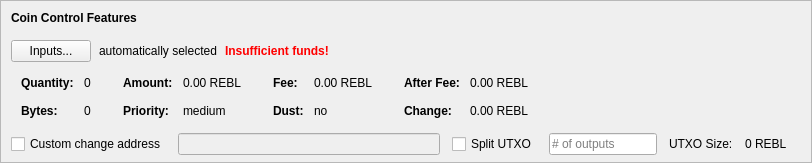
    <widget class="QFrame" name="frameCoinControl">
     <property name="sizePolicy">
      <sizepolicy hsizetype="Expanding" vsizetype="Expanding">
       <horstretch>0</horstretch>
       <verstretch>0</verstretch>
      </sizepolicy>
     </property>
     <property name="maximumSize">
      <size>
       <width>16777215</width>
       <height>16777215</height>
      </size>
     </property>
     <property name="frameShape">
      <enum>QFrame::StyledPanel</enum>
     </property>
     <property name="frameShadow">
      <enum>QFrame::Sunken</enum>
     </property>
     <layout class="QVBoxLayout" name="verticalLayoutCoinControl2">
      <property name="spacing">
       <number>0</number>
      </property>
      <property name="leftMargin">
       <number>0</number>
      </property>
      <property name="topMargin">
       <number>0</number>
      </property>
      <property name="rightMargin">
       <number>0</number>
      </property>
      <property name="bottomMargin">
       <number>6</number>
      </property>
      <item>
       <layout class="QVBoxLayout" name="verticalLayoutCoinControl" stretch="0,0,0,0,1">
        <property name="spacing">
         <number>0</number>
        </property>
        <property name="leftMargin">
         <number>10</number>
        </property>
        <property name="topMargin">
         <number>10</number>
        </property>
        <item>
         <layout class="QHBoxLayout" name="horizontalLayoutCoinControl1">
          <property name="bottomMargin">
           <number>15</number>
          </property>
          <item>
           <widget class="QLabel" name="labelCoinControlFeatures">
            <property name="sizePolicy">
             <sizepolicy hsizetype="Preferred" vsizetype="Maximum">
              <horstretch>0</horstretch>
              <verstretch>0</verstretch>
             </sizepolicy>
            </property>
            <property name="font">
             <font>
              <weight>75</weight>
              <bold>true</bold>
             </font>
            </property>
            <property name="styleSheet">
             <string notr="true">font-weight:bold;</string>
            </property>
            <property name="text">
             <string>Coin Control Features</string>
            </property>
           </widget>
          </item>
         </layout>
        </item>
        <item>
         <layout class="QHBoxLayout" name="horizontalLayoutCoinControl2" stretch="0,0,0,0">
          <property name="spacing">
           <number>8</number>
          </property>
          <property name="bottomMargin">
           <number>10</number>
          </property>
          <item>
           <widget class="QPushButton" name="pushButtonCoinControl">
            <property name="styleSheet">
             <string notr="true"/>
            </property>
            <property name="text">
             <string>Inputs...</string>
            </property>
            <property name="autoDefault">
             <bool>false</bool>
            </property>
           </widget>
          </item>
          <item>
           <widget class="QLabel" name="labelCoinControlAutomaticallySelected">
            <property name="text">
             <string>automatically selected</string>
            </property>
            <property name="margin">
             <number>5</number>
            </property>
           </widget>
          </item>
          <item>
           <widget class="QLabel" name="labelCoinControlInsuffFunds">
            <property name="font">
             <font>
              <weight>75</weight>
              <bold>true</bold>
             </font>
            </property>
            <property name="styleSheet">
             <string notr="true">color:red;font-weight:bold;</string>
            </property>
            <property name="text">
             <string>Insufficient funds!</string>
            </property>
            <property name="margin">
             <number>5</number>
            </property>
           </widget>
          </item>
          <item>
           <spacer name="horizontalSpacerCoinControl">
            <property name="orientation">
             <enum>Qt::Horizontal</enum>
            </property>
            <property name="sizeHint" stdset="0">
             <size>
              <width>40</width>
              <height>1</height>
             </size>
            </property>
           </spacer>
          </item>
         </layout>
        </item>
        <item>
         <widget class="QWidget" name="widgetCoinControl" native="true">
          <property name="sizePolicy">
           <sizepolicy hsizetype="Preferred" vsizetype="Preferred">
            <horstretch>0</horstretch>
            <verstretch>0</verstretch>
           </sizepolicy>
          </property>
          <property name="minimumSize">
           <size>
            <width>0</width>
            <height>0</height>
           </size>
          </property>
          <property name="styleSheet">
           <string notr="true"/>
          </property>
          <layout class="QHBoxLayout" name="horizontalLayoutCoinControl5">
           <property name="leftMargin">
            <number>0</number>
           </property>
           <property name="topMargin">
            <number>0</number>
           </property>
           <property name="rightMargin">
            <number>0</number>
           </property>
           <property name="bottomMargin">
            <number>0</number>
           </property>
           <item>
            <layout class="QHBoxLayout" name="horizontalLayoutCoinControl3" stretch="0,0,0,1">
             <property name="spacing">
              <number>20</number>
             </property>
             <property name="topMargin">
              <number>0</number>
             </property>
             <property name="bottomMargin">
              <number>10</number>
             </property>
             <item>
              <layout class="QFormLayout" name="formLayoutCoinControl1">
               <property name="horizontalSpacing">
                <number>10</number>
               </property>
               <property name="verticalSpacing">
                <number>14</number>
               </property>
               <property name="leftMargin">
                <number>10</number>
               </property>
               <property name="topMargin">
                <number>4</number>
               </property>
               <property name="rightMargin">
                <number>6</number>
               </property>
               <item row="0" column="0">
                <widget class="QLabel" name="labelCoinControlQuantityText">
                 <property name="font">
                  <font>
                   <weight>75</weight>
                   <bold>true</bold>
                  </font>
                 </property>
                 <property name="text">
                  <string>Quantity:</string>
                 </property>
                 <property name="margin">
                  <number>0</number>
                 </property>
                </widget>
               </item>
               <item row="0" column="1">
                <widget class="QLabel" name="labelCoinControlQuantity">
                 <property name="cursor">
                  <cursorShape>IBeamCursor</cursorShape>
                 </property>
                 <property name="contextMenuPolicy">
                  <enum>Qt::ActionsContextMenu</enum>
                 </property>
                 <property name="text">
                  <string notr="true">0</string>
                 </property>
                 <property name="margin">
                  <number>0</number>
                 </property>
                 <property name="textInteractionFlags">
                  <set>Qt::LinksAccessibleByMouse|Qt::TextSelectableByKeyboard|Qt::TextSelectableByMouse</set>
                 </property>
                </widget>
               </item>
               <item row="1" column="0">
                <widget class="QLabel" name="labelCoinControlBytesText">
                 <property name="font">
                  <font>
                   <weight>75</weight>
                   <bold>true</bold>
                  </font>
                 </property>
                 <property name="text">
                  <string>Bytes:</string>
                 </property>
                </widget>
               </item>
               <item row="1" column="1">
                <widget class="QLabel" name="labelCoinControlBytes">
                 <property name="cursor">
                  <cursorShape>IBeamCursor</cursorShape>
                 </property>
                 <property name="contextMenuPolicy">
                  <enum>Qt::ActionsContextMenu</enum>
                 </property>
                 <property name="text">
                  <string notr="true">0</string>
                 </property>
                 <property name="textInteractionFlags">
                  <set>Qt::LinksAccessibleByMouse|Qt::TextSelectableByKeyboard|Qt::TextSelectableByMouse</set>
                 </property>
                </widget>
               </item>
              </layout>
             </item>
             <item>
              <layout class="QFormLayout" name="formLayoutCoinControl2">
               <property name="horizontalSpacing">
                <number>10</number>
               </property>
               <property name="verticalSpacing">
                <number>14</number>
               </property>
               <property name="leftMargin">
                <number>6</number>
               </property>
               <property name="topMargin">
                <number>4</number>
               </property>
               <property name="rightMargin">
                <number>6</number>
               </property>
               <item row="0" column="0">
                <widget class="QLabel" name="labelCoinControlAmountText">
                 <property name="font">
                  <font>
                   <weight>75</weight>
                   <bold>true</bold>
                  </font>
                 </property>
                 <property name="text">
                  <string>Amount:</string>
                 </property>
                 <property name="margin">
                  <number>0</number>
                 </property>
                </widget>
               </item>
               <item row="0" column="1">
                <widget class="QLabel" name="labelCoinControlAmount">
                 <property name="cursor">
                  <cursorShape>IBeamCursor</cursorShape>
                 </property>
                 <property name="contextMenuPolicy">
                  <enum>Qt::ActionsContextMenu</enum>
                 </property>
                 <property name="text">
                  <string notr="true">0.00 REBL</string>
                 </property>
                 <property name="textInteractionFlags">
                  <set>Qt::LinksAccessibleByMouse|Qt::TextSelectableByKeyboard|Qt::TextSelectableByMouse</set>
                 </property>
                </widget>
               </item>
               <item row="1" column="0">
                <widget class="QLabel" name="labelCoinControlPriorityText">
                 <property name="font">
                  <font>
                   <weight>75</weight>
                   <bold>true</bold>
                  </font>
                 </property>
                 <property name="text">
                  <string>Priority:</string>
                 </property>
                </widget>
               </item>
               <item row="1" column="1">
                <widget class="QLabel" name="labelCoinControlPriority">
                 <property name="cursor">
                  <cursorShape>IBeamCursor</cursorShape>
                 </property>
                 <property name="contextMenuPolicy">
                  <enum>Qt::ActionsContextMenu</enum>
                 </property>
                 <property name="text">
                  <string>medium</string>
                 </property>
                 <property name="textInteractionFlags">
                  <set>Qt::LinksAccessibleByMouse|Qt::TextSelectableByKeyboard|Qt::TextSelectableByMouse</set>
                 </property>
                </widget>
               </item>
              </layout>
             </item>
             <item>
              <layout class="QFormLayout" name="formLayoutCoinControl3">
               <property name="horizontalSpacing">
                <number>10</number>
               </property>
               <property name="verticalSpacing">
                <number>14</number>
               </property>
               <property name="leftMargin">
                <number>6</number>
               </property>
               <property name="topMargin">
                <number>4</number>
               </property>
               <property name="rightMargin">
                <number>6</number>
               </property>
               <item row="0" column="0">
                <widget class="QLabel" name="labelCoinControlFeeText">
                 <property name="font">
                  <font>
                   <weight>75</weight>
                   <bold>true</bold>
                  </font>
                 </property>
                 <property name="text">
                  <string>Fee:</string>
                 </property>
                 <property name="margin">
                  <number>0</number>
                 </property>
                </widget>
               </item>
               <item row="0" column="1">
                <widget class="QLabel" name="labelCoinControlFee">
                 <property name="cursor">
                  <cursorShape>IBeamCursor</cursorShape>
                 </property>
                 <property name="contextMenuPolicy">
                  <enum>Qt::ActionsContextMenu</enum>
                 </property>
                 <property name="text">
                  <string notr="true">0.00 REBL</string>
                 </property>
                 <property name="textInteractionFlags">
                  <set>Qt::LinksAccessibleByMouse|Qt::TextSelectableByKeyboard|Qt::TextSelectableByMouse</set>
                 </property>
                </widget>
               </item>
               <item row="1" column="0">
                <widget class="QLabel" name="labelCoinControlLowOutputText">
                 <property name="font">
                  <font>
                   <weight>75</weight>
                   <bold>true</bold>
                  </font>
                 </property>
                 <property name="text">
                  <string>Dust:</string>
                 </property>
                </widget>
               </item>
               <item row="1" column="1">
                <widget class="QLabel" name="labelCoinControlLowOutput">
                 <property name="cursor">
                  <cursorShape>IBeamCursor</cursorShape>
                 </property>
                 <property name="contextMenuPolicy">
                  <enum>Qt::ActionsContextMenu</enum>
                 </property>
                 <property name="text">
                  <string>no</string>
                 </property>
                 <property name="textInteractionFlags">
                  <set>Qt::LinksAccessibleByMouse|Qt::TextSelectableByKeyboard|Qt::TextSelectableByMouse</set>
                 </property>
                </widget>
               </item>
              </layout>
             </item>
             <item>
              <layout class="QFormLayout" name="formLayoutCoinControl4">
               <property name="horizontalSpacing">
                <number>10</number>
               </property>
               <property name="verticalSpacing">
                <number>14</number>
               </property>
               <property name="leftMargin">
                <number>6</number>
               </property>
               <property name="topMargin">
                <number>4</number>
               </property>
               <property name="rightMargin">
                <number>6</number>
               </property>
               <item row="0" column="0">
                <widget class="QLabel" name="labelCoinControlAfterFeeText">
                 <property name="font">
                  <font>
                   <weight>75</weight>
                   <bold>true</bold>
                  </font>
                 </property>
                 <property name="text">
                  <string>After Fee:</string>
                 </property>
                 <property name="margin">
                  <number>0</number>
                 </property>
                </widget>
               </item>
               <item row="0" column="1">
                <widget class="QLabel" name="labelCoinControlAfterFee">
                 <property name="cursor">
                  <cursorShape>IBeamCursor</cursorShape>
                 </property>
                 <property name="contextMenuPolicy">
                  <enum>Qt::ActionsContextMenu</enum>
                 </property>
                 <property name="text">
                  <string notr="true">0.00 REBL</string>
                 </property>
                 <property name="textInteractionFlags">
                  <set>Qt::LinksAccessibleByMouse|Qt::TextSelectableByKeyboard|Qt::TextSelectableByMouse</set>
                 </property>
                </widget>
               </item>
               <item row="1" column="0">
                <widget class="QLabel" name="labelCoinControlChangeText">
                 <property name="font">
                  <font>
                   <weight>75</weight>
                   <bold>true</bold>
                  </font>
                 </property>
                 <property name="text">
                  <string>Change:</string>
                 </property>
                </widget>
               </item>
               <item row="1" column="1">
                <widget class="QLabel" name="labelCoinControlChange">
                 <property name="cursor">
                  <cursorShape>IBeamCursor</cursorShape>
                 </property>
                 <property name="contextMenuPolicy">
                  <enum>Qt::ActionsContextMenu</enum>
                 </property>
                 <property name="text">
                  <string notr="true">0.00 REBL</string>
                 </property>
                 <property name="textInteractionFlags">
                  <set>Qt::LinksAccessibleByMouse|Qt::TextSelectableByKeyboard|Qt::TextSelectableByMouse</set>
                 </property>
                </widget>
               </item>
              </layout>
             </item>
            </layout>
           </item>
          </layout>
         </widget>
        </item>
        <item>
         <layout class="QHBoxLayout" name="horizontalLayoutCoinControl4" stretch="0,0,0,0,0,0,0">
          <property name="spacing">
           <number>12</number>
          </property>
          <property name="sizeConstraint">
           <enum>QLayout::SetDefaultConstraint</enum>
          </property>
          <property name="topMargin">
           <number>5</number>
          </property>
          <property name="rightMargin">
           <number>5</number>
          </property>
          <item>
           <widget class="QCheckBox" name="checkBoxCoinControlChange">
            <property name="toolTip">
             <string>If this is activated, but the change address is empty or invalid, change will be sent to a newly generated address.</string>
            </property>
            <property name="text">
             <string>Custom change address</string>
            </property>
           </widget>
          </item>
          <item>
           <widget class="QValidatedLineEdit" name="lineEditCoinControlChange">
            <property name="enabled">
             <bool>false</bool>
            </property>
            <property name="sizePolicy">
             <sizepolicy hsizetype="Expanding" vsizetype="Fixed">
              <horstretch>0</horstretch>
              <verstretch>0</verstretch>
             </sizepolicy>
            </property>
           </widget>
          </item>
          <item>
           <widget class="QCheckBox" name="splitBlockCheckBox">
            <property name="text">
             <string>Split UTXO</string>
            </property>
           </widget>
          </item>
          <item>
           <widget class="QLineEdit" name="splitBlockLineEdit">
            <property name="sizePolicy">
             <sizepolicy hsizetype="Fixed" vsizetype="Fixed">
              <horstretch>50</horstretch>
              <verstretch>0</verstretch>
             </sizepolicy>
            </property>
            <property name="placeholderText">
             <string># of outputs</string>
            </property>
           </widget>
          </item>
          <item>
           <widget class="QLabel" name="labelBlockSizeText">
            <property name="text">
             <string>UTXO Size:</string>
            </property>
           </widget>
          </item>
          <item>
           <widget class="QLabel" name="labelBlockSize">
            <property name="text">
             <string>0 REBL</string>
            </property>
           </widget>
          </item>
          <item>
           <widget class="QLabel" name="labelCoinControlChangeLabel">
            <property name="sizePolicy">
             <sizepolicy hsizetype="Preferred" vsizetype="Expanding">
              <horstretch>0</horstretch>
              <verstretch>0</verstretch>
             </sizepolicy>
            </property>
            <property name="minimumSize">
             <size>
              <width>0</width>
              <height>0</height>
             </size>
            </property>
            <property name="text">
             <string/>
            </property>
            <property name="margin">
             <number>3</number>
            </property>
           </widget>
          </item>
         </layout>
        </item>
        <item>
         <spacer name="verticalSpacerCoinControl">
          <property name="orientation">
           <enum>Qt::Vertical</enum>
          </property>
          <property name="sizeHint" stdset="0">
           <size>
            <width>800</width>
            <height>1</height>
           </size>
          </property>
         </spacer>
        </item>
       </layout>
      </item>
     </layout>
    </widget>
